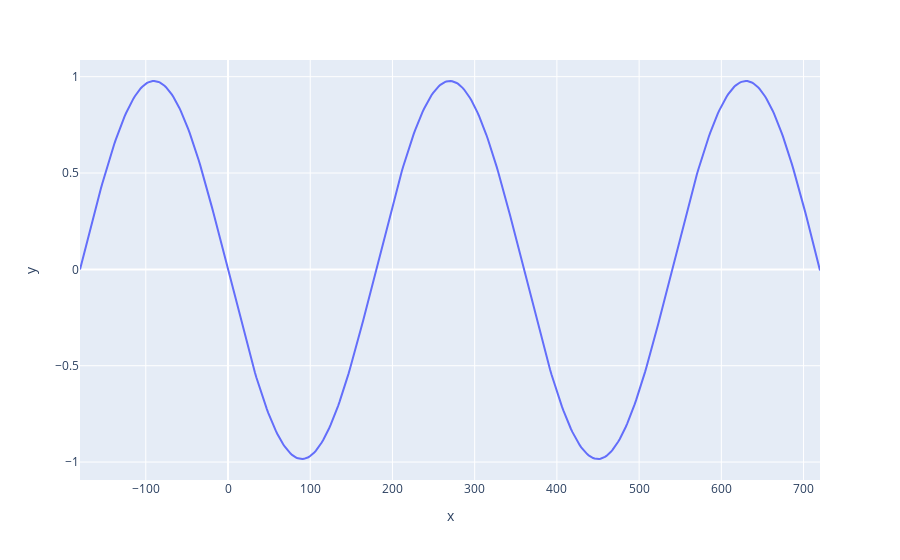

Notebook code cell kept with this figure:
### Code cell
import plotly.express as px
px.line(x=phase_array,y=origin_fit)

### Figure 1 — Plotly figure (JSON) as saved in the notebook; plotly's stock layout.template omitted (floating-point values rounded to 4 significant figures; data arrays with more than 128 entries replaced by an {"elided": "..."} marker saying what was removed)
{"data": [{"hovertemplate": "x=%{x}<br>y=%{y}<extra></extra>", "legendgroup": "", "line": {"color": "#636efa", "dash": "solid"}, "marker": {"symbol": "circle"}, "mode": "lines", "name": "", "orientation": "v", "showlegend": false, "type": "scatter", "x": {"elided": "500 float values"}, "xaxis": "x", "y": {"elided": "500 float values"}, "yaxis": "y"}], "layout": {"legend": {"tracegroupgap": 0}, "margin": {"t": 60}, "xaxis": {"anchor": "y", "domain": [0, 1], "title": {"text": "x"}}, "yaxis": {"anchor": "x", "domain": [0, 1], "title": {"text": "y"}}}}
